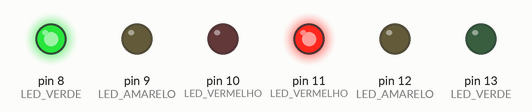
Recording of a sketch running on a simulated Arduino Uno, built with avr-gcc and run on an emulated ATmega328P. On the bench: output pins drawn as LEDs (lit = HIGH).

Above: at 2.5 s.
At 6.0 s:
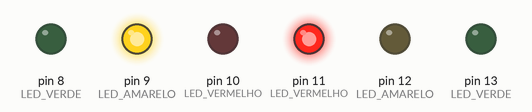
At 9.5 s:
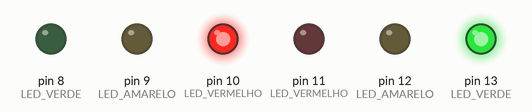
At 12.5 s:
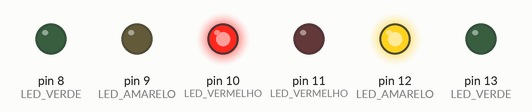
Timing chart, 0 to 16.9 s (numbered marks = the images above):
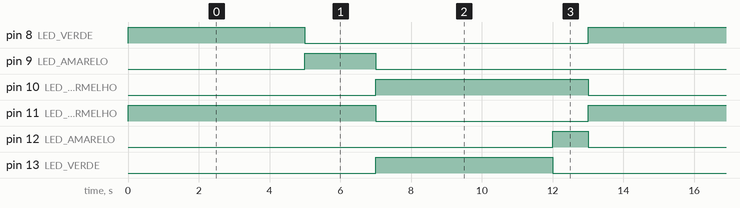

Measured:
- by itself, pin 8 (LED_VERDE), pin 13 (LED_VERDE): alternates HIGH for 5.0 s and LOW for 8.0 s
- by itself, pin 9 (LED_AMARELO): alternates HIGH for 2.0 s and LOW for 11.0 s
- by itself, pin 10 (LED_VERMELHO): alternates HIGH for 6.0 s and LOW for 7.0 s
- by itself, pin 11 (LED_VERMELHO): alternates HIGH for 7.0 s and LOW for 6.0 s
- by itself, pin 12 (LED_AMARELO): alternates HIGH for 1.0 s and LOW for 12.0 s

The sketch:

Prog._-_LED.ino
```cpp
/*
 * PROGRAMA SEMAFORO
 * ELABORADO POR
 * DATA
 *
 */

 void setup() {
  // put your setup code here, to run once:

  pinMode(8, OUTPUT); // LED VERDE
  pinMode(9, OUTPUT); //LED AMARELO
  pinMode(10, OUTPUT); //LED VERMELHO
  pinMode(11, OUTPUT); // LED VERMELHO
  pinMode(12, OUTPUT); // LED AMARELO
  pinMode(13, OUTPUT); //LED VERDE
}

void loop() {
  // put your main code here, to run repeatedly:

   digitalWrite(8,HIGH);// ACENDE O LED VERDE 1
   digitalWrite(11,HIGH);// ACENDE O LED VERMELHO 2
   delay(5000);
   digitalWrite(8,LOW); // APAGA O LED 1
   digitalWrite(9,HIGH); // ACENDE O LED AMARELO 1
   delay(2000);
   digitalWrite(9,LOW); //APAGA LED AMARELO 1
   digitalWrite(10,HIGH); // ACENDE O LED VERMELHO 1
   digitalWrite(11,LOW); //APAGA O LED VERMELHO 2
   digitalWrite(13,HIGH); //ACENDE LED VERDE 2
   delay(5000);
   digitalWrite(13,LOW);//APAGA LED VERDE 2
   digitalWrite(12,HIGH);// ACENDE O LED AMARELO 2
   delay(1000);
  digitalWrite(12,LOW); // APAGA LED AMARELO 2
  digitalWrite(11,HIGH);// ACENDE O LED VERMELHO 2
  digitalWrite(10,LOW); // APAGA O LED VERMELHO 1
}
```
